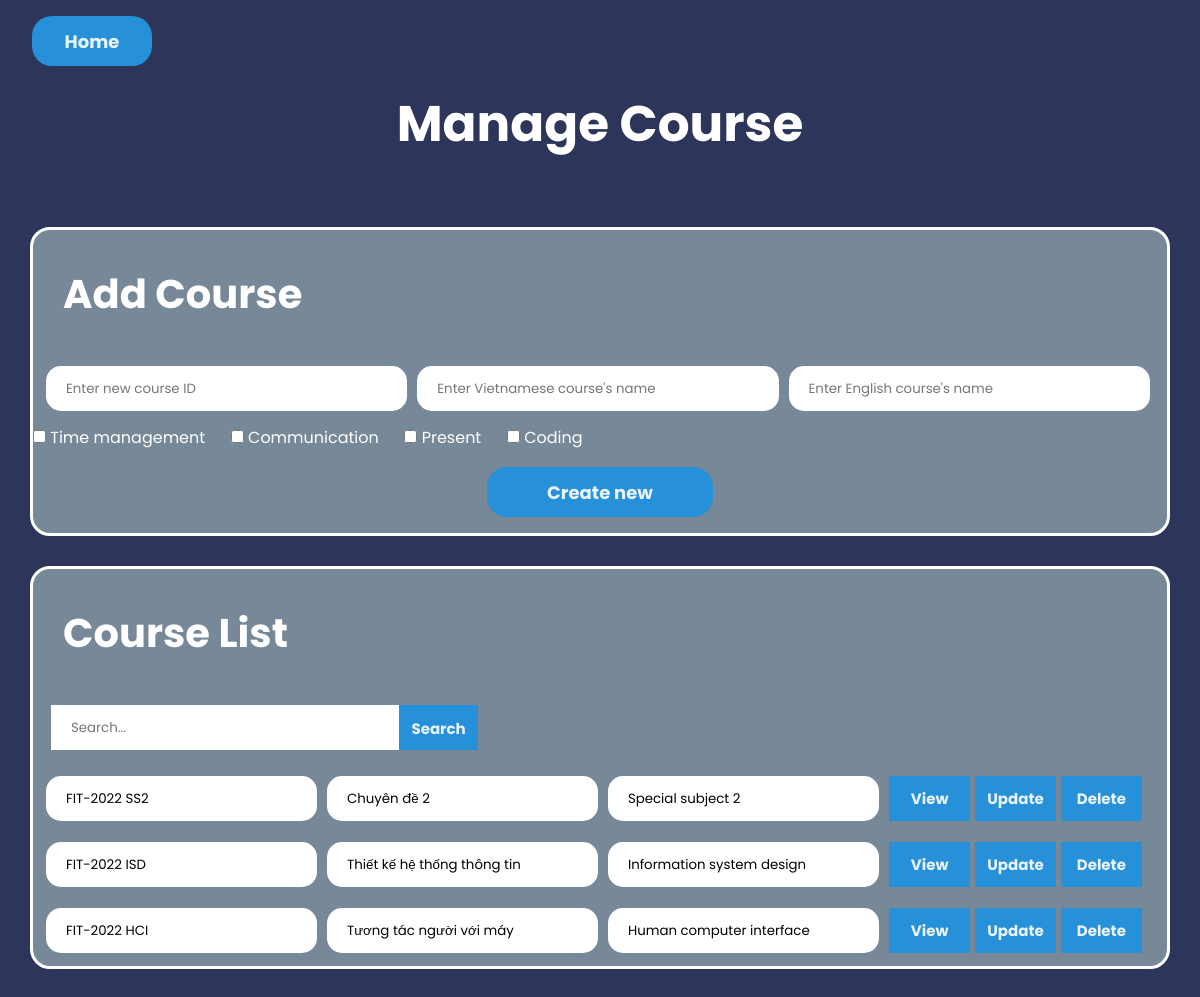
Page /manageCourse on the committed database.
### app.py (models this page shows)
class skillData(db.Model):
    __tablename__ = "skill"
    id = db.Column(db.Integer, primary_key=True)
    skillName = db.Column(db.String(100))
    addToCourse = db.relationship("courseData", secondary=skill_course, backref="softSkill")
    addToCV = db.relationship("studentData", secondary=skill_student, backref="cvSkill")

class courseData(db.Model):
    __tablename__ = "course"
    id = db.Column(db.Integer, primary_key=True)
    courseID = db.Column(db.String(100))
    courseVieName = db.Column(db.String(100))
    courseEngName = db.Column(db.String(100))
    courseStatus = db.Column(db.String(100))

### app.py (the view)
@app.route("/manageCourse")
def manageCourse():
        skillList = skillData.query.all()
        courseList = courseData.query.all()
        return render_template('manageCourse.html', skillList = skillList, courseList = courseList)

### templates/manageCourse.html (shortened to what this page needs)
<!DOCTYPE html>
<html>
    <head>
        <link rel="stylesheet" href="{{ url_for('static', filename='css/manageCourse.css') }}"/>
    </head>
    <body>
        <form method="POST" action="/adReturn">
            <div class="input-group-append" id="button-home">
                <button class="btn btn-home" type="submit" value="adReturn">Home</button>
            </div>
        </form>
        <h1>Manage Course</h1>
        <div class="container-add">
            <h2 class="title">Add Course</h2>
            <form name="contactForm" method="POST" action="/manageCourse/addCourse" onsubmit="return validateForm()">
                <div class="course-info">
                    <input class="form-control" type="text" name="courseID" placeholder="Enter new course ID">
                    <input class="form-control" type="text" name="courseVieName" placeholder="Enter Vietnamese course's name">
                    <input class="form-control" type="text" name="courseEngName" placeholder="Enter English course's name">
                </div>
                {% for skill in skillList: %}
                    <input type="checkbox" name="checkbox" value="{{skill.skillName}}"> {{skill.skillName}}&nbsp;&nbsp;&nbsp;&nbsp;&nbsp;
                {% endfor %}
                <div class="input-group-append" id="add-skill">
                    <button class="btn btn-add" type="submit" value="update">Create new</button>
                </div>
            </div>
            <div class="container-list">
            <h2 class="title">Course List</h2>
                <form method="GET" action="/manageCourse/searchCourse">
                    <div class="search">
                        <input type="text" class="form-search" name="q" id="q" placeholder="Search...">
                        <div class="input-group-append" id="btn-course">
                            <button type="submit" class="btn btn-search">Search</button>
                        </div>
                    </div>
                </form>
            {% for course in courseList: %}
                <p>
                    <form method="POST" action="/manageCourse/editCourse">
                        <div class="control">
                            <input class="form-control" type="text" name="courseID" value="{{course.courseID}}" placeholder="Enter course'ID">
                            <input class="form-control" type="text" name="courseVieName" value="{{course.courseVieName}}" placeholder="Vietnamese's name">
                            <input class="form-control" type="text" name="courseEngName" value="{{course.courseEngName}}" placeholder="English's name">
                            <div class="input-group-append" id="btn-course">
                                <button class="btn btn-control" type="submit" name="clickBtn" value="view">View</button>
                                <button class="btn btn-control" type="submit" name="clickBtn" onclick="return confirmation()" value="update">Update</button>
                                <button class="btn btn-control" type="submit" name="clickBtn" onclick="return confirmation()" value="delete">Delete</button>
                            </div>
                        </div>
                    </form>
                </p>
            {% endfor %}
            </div>
    </body>
</html>

### static/css/manageCourse.css (style rules this page uses)
* { margin: 0; padding: 0; border: 0; outline: 0; text-decoration: none; list-style: none; box-sizing: border-box; font-family: "Poppins", sans-serif; }
:root { --color-primary: #6c63ff; --color-success: #00bf8e; --color-warning: #f7c94b; --color-danger: #f75842; --color-danger-variant: rgba(247, 88, 66, 0.4); --color-white: #fff; --color-light: #rgba(255, 255, 255, 0.7); --color-bg: #2d365a; --color-bg1: #2e3267; --color-bg2: #565da0; }
body { font-family: "Montserrat", sans-serif; line-height: 1.7; color: var(--color-white); background: var(--color-bg); }
h1 { text-align: center; padding-bottom: 30px; color: var(--color-white); font-size: 50px; }
h2.title { text-align: left; padding: 30px; color: var(--color-white); font-size: 40px; }
input.form-control { width: 100%; height: 45px; border-radius: 15px; padding-left: 20px; margin: 0.5rem; }
input.form-search { width: 100%; height: 45px; padding-left: 20px; margin: 0.5rem; }
button.btn.btn-add { background-color: #2691d9; border-radius: 20px; width: 20%; height: 50px; margin: 1rem; font-size: 18px; color: #e9f4fb; font-weight: 700; cursor: pointer; }
button.btn.btn-control { background-color: #2691d9; font-size: 15px; color: #e9f4fb; font-weight: 700; width: 32%; height: 45px; cursor: pointer; }
button.btn.btn-search { background-color: #2691d9; font-size: 15px; color: #e9f4fb; font-weight: 700; padding: 12px; height: 45px; cursor: pointer; }
button.btn.btn-home { background-color: #2691d9; border-radius: 20px; width: 10%; height: 50px; margin: 1rem; margin-left: 2rem; font-size: 18px; color: #e9f4fb; font-weight: 700; cursor: pointer; }
.container-add { background: lightslategrey; border: solid; border-radius: 20px; margin: 30px; }
.container-list { background: lightslategrey; border: solid; border-radius: 20px; margin: 30px; }
.search { display: grid; grid-template-columns: 31% 7%; margin-left: 10px; margin-bottom: 10px; }
.course-info { display: grid; grid-template-columns: 32% 32% 32%; grid-gap: 10px; margin-left: 5px; margin-bottom: 5px; }
.control { display: grid; grid-template-columns: 24% 24% 24% 24%; grid-gap: 10px; margin-left: 5px; margin-bottom: 5px; }
div#add-skill { text-align: center; }
div#btn-course { margin: 0.5rem; }
div#button-home { text-align: left; }

### rows in the picture
skillData: skillName "Time management"
skillData: skillName "Communication"
skillData: skillName "Present"
skillData: skillName "Coding"
courseData: courseID "FIT-2022 SS2", courseVieName "Chuyên đề 2", courseEngName "Special subject 2"
courseData: courseID "FIT-2022 ISD", courseVieName "Thiết kế hệ thống thông tin", courseEngName "Information system design"
courseData: courseID "FIT-2022 HCI", courseVieName "Tương tác người với máy", courseEngName "Human computer interface"
